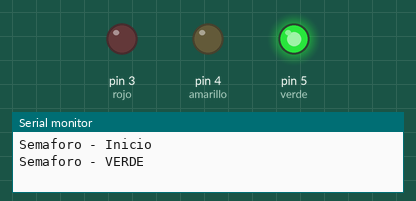
Simulated run of this sketch. Board: Arduino Uno, built with avr-gcc and run on an emulated ATmega328P. Parts: output pins drawn as LEDs (lit = HIGH), the last lines printed to the serial monitor.

Above: at 1.5 s.
At 3.5 s:
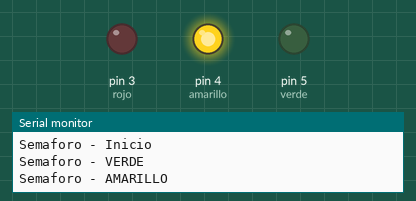
At 5.0 s:
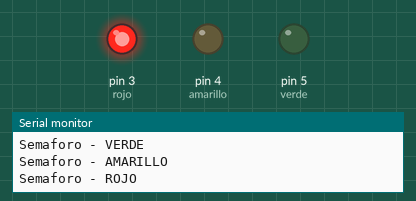
Timing chart, 0 to 7.8 s (numbered marks = the images above):
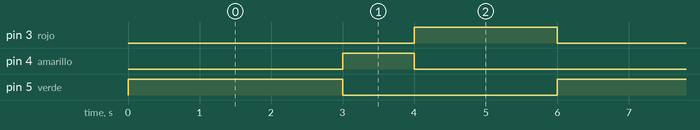

The sketch:

semaforo.ino
```cpp
int verde=5;
int amarillo=4;
int rojo=3;
void setup(){
  pinMode(verde,OUTPUT);
  pinMode(amarillo,OUTPUT);
  pinMode(rojo,OUTPUT);
  Serial.begin(9600);
  }
void loop(){
 Serial.println("Semaforo - Inicio");
 digitalWrite(verde,HIGH);
 Serial.println("Semaforo - VERDE");
 delay(3000);
 digitalWrite(verde,LOW);
 digitalWrite(amarillo,HIGH);
 Serial.println("Semaforo - AMARILLO");
 delay(1000);
 digitalWrite(amarillo,LOW);
 digitalWrite(rojo,HIGH);
 Serial.println("Semaforo - ROJO");
 delay(2000);
 digitalWrite(rojo,LOW);
}
```

Measured:
- by itself, pin 3 (rojo): alternates HIGH for 2.0 s and LOW for 4.0 s
- by itself, pin 4 (amarillo): alternates HIGH for 1.0 s and LOW for 5.0 s
- by itself, pin 5 (verde): alternates HIGH for 3.0 s and LOW for 3.0 s
